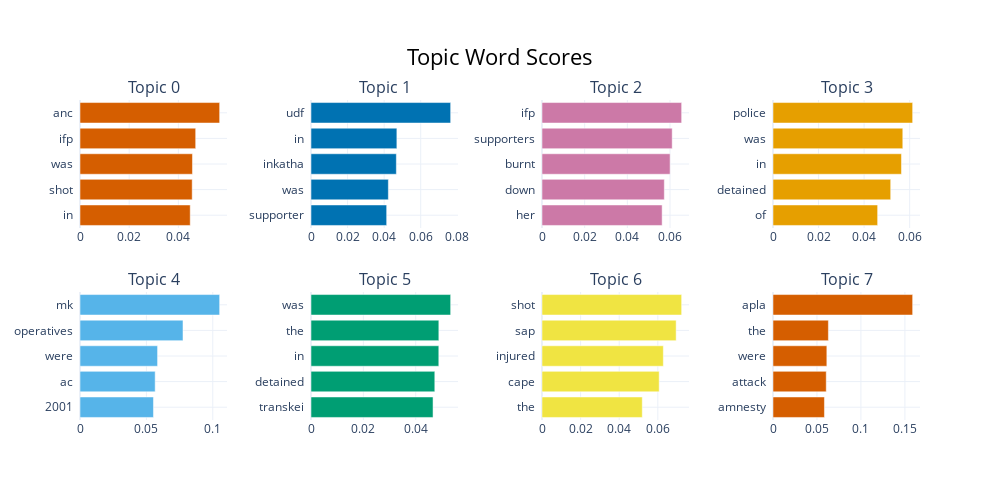

Write notebook code for a chart like this one.
### Code cell
topic_model.visualize_barchart()

### Figure 1 — Plotly figure (JSON) as saved in the notebook; plotly's stock layout.template omitted (floating-point values rounded to 4 significant figures)
{"data": [{"marker": {"color": "#D55E00"}, "orientation": "h", "type": "bar", "x": [0.04482, 0.04562, 0.04574, 0.04704, 0.05679], "xaxis": "x", "y": ["in  ", "shot  ", "was  ", "ifp  ", "anc  "], "yaxis": "y"}, {"marker": {"color": "#0072B2"}, "orientation": "h", "type": "bar", "x": [0.04139, 0.04231, 0.04668, 0.04697, 0.07638], "xaxis": "x2", "y": ["supporter  ", "was  ", "inkatha  ", "in  ", "udf  "], "yaxis": "y2"}, {"marker": {"color": "#CC79A7"}, "orientation": "h", "type": "bar", "x": [0.05631, 0.05733, 0.06004, 0.06103, 0.06546], "xaxis": "x3", "y": ["her  ", "down  ", "burnt  ", "supporters  ", "ifp  "], "yaxis": "y3"}, {"marker": {"color": "#E69F00"}, "orientation": "h", "type": "bar", "x": [0.04593, 0.05167, 0.05639, 0.05698, 0.06131], "xaxis": "x4", "y": ["of  ", "detained  ", "in  ", "was  ", "police  "], "yaxis": "y4"}, {"marker": {"color": "#56B4E9"}, "orientation": "h", "type": "bar", "x": [0.05532, 0.0566, 0.05842, 0.07755, 0.1052], "xaxis": "x5", "y": ["2001  ", "ac  ", "were  ", "operatives  ", "mk  "], "yaxis": "y5"}, {"marker": {"color": "#009E73"}, "orientation": "h", "type": "bar", "x": [0.04661, 0.04729, 0.04882, 0.04883, 0.05334], "xaxis": "x6", "y": ["transkei  ", "detained  ", "in  ", "the  ", "was  "], "yaxis": "y6"}, {"marker": {"color": "#F0E442"}, "orientation": "h", "type": "bar", "x": [0.05195, 0.06071, 0.06286, 0.0695, 0.07235], "xaxis": "x7", "y": ["the  ", "cape  ", "injured  ", "sap  ", "shot  "], "yaxis": "y7"}, {"marker": {"color": "#D55E00"}, "orientation": "h", "type": "bar", "x": [0.0585, 0.06055, 0.06123, 0.06299, 0.1588], "xaxis": "x8", "y": ["amnesty  ", "attack  ", "were  ", "the  ", "apla  "], "yaxis": "y8"}], "layout": {"annotations": [{"font": {"size": 16}, "showarrow": false, "text": "Topic 0", "x": 0.0875, "xanchor": "center", "xref": "paper", "y": 1, "yanchor": "bottom", "yref": "paper"}, {"font": {"size": 16}, "showarrow": false, "text": "Topic 1", "x": 0.3625, "xanchor": "center", "xref": "paper", "y": 1, "yanchor": "bottom", "yref": "paper"}, {"font": {"size": 16}, "showarrow": false, "text": "Topic 2", "x": 0.6375, "xanchor": "center", "xref": "paper", "y": 1, "yanchor": "bottom", "yref": "paper"}, {"font": {"size": 16}, "showarrow": false, "text": "Topic 3", "x": 0.9125, "xanchor": "center", "xref": "paper", "y": 1, "yanchor": "bottom", "yref": "paper"}, {"font": {"size": 16}, "showarrow": false, "text": "Topic 4", "x": 0.0875, "xanchor": "center", "xref": "paper", "y": 0.4, "yanchor": "bottom", "yref": "paper"}, {"font": {"size": 16}, "showarrow": false, "text": "Topic 5", "x": 0.3625, "xanchor": "center", "xref": "paper", "y": 0.4, "yanchor": "bottom", "yref": "paper"}, {"font": {"size": 16}, "showarrow": false, "text": "Topic 6", "x": 0.6375, "xanchor": "center", "xref": "paper", "y": 0.4, "yanchor": "bottom", "yref": "paper"}, {"font": {"size": 16}, "showarrow": false, "text": "Topic 7", "x": 0.9125, "xanchor": "center", "xref": "paper", "y": 0.4, "yanchor": "bottom", "yref": "paper"}], "height": 500, "hoverlabel": {"bgcolor": "white", "font": {"family": "Rockwell", "size": 16}}, "showlegend": false, "title": {"font": {"color": "Black", "size": 22}, "text": "Topic Word Scores", "x": 0.5, "xanchor": "center", "yanchor": "top"}, "width": 1000, "xaxis": {"anchor": "y", "domain": [0, 0.175], "showgrid": true}, "xaxis2": {"anchor": "y2", "domain": [0.275, 0.45], "showgrid": true}, "xaxis3": {"anchor": "y3", "domain": [0.55, 0.725], "showgrid": true}, "xaxis4": {"anchor": "y4", "domain": [0.825, 1], "showgrid": true}, "xaxis5": {"anchor": "y5", "domain": [0, 0.175], "showgrid": true}, "xaxis6": {"anchor": "y6", "domain": [0.275, 0.45], "showgrid": true}, "xaxis7": {"anchor": "y7", "domain": [0.55, 0.725], "showgrid": true}, "xaxis8": {"anchor": "y8", "domain": [0.825, 1], "showgrid": true}, "yaxis": {"anchor": "x", "domain": [0.6, 1], "showgrid": true}, "yaxis2": {"anchor": "x2", "domain": [0.6, 1], "showgrid": true}, "yaxis3": {"anchor": "x3", "domain": [0.6, 1], "showgrid": true}, "yaxis4": {"anchor": "x4", "domain": [0.6, 1], "showgrid": true}, "yaxis5": {"anchor": "x5", "domain": [0, 0.4], "showgrid": true}, "yaxis6": {"anchor": "x6", "domain": [0, 0.4], "showgrid": true}, "yaxis7": {"anchor": "x7", "domain": [0, 0.4], "showgrid": true}, "yaxis8": {"anchor": "x8", "domain": [0, 0.4], "showgrid": true}}}
